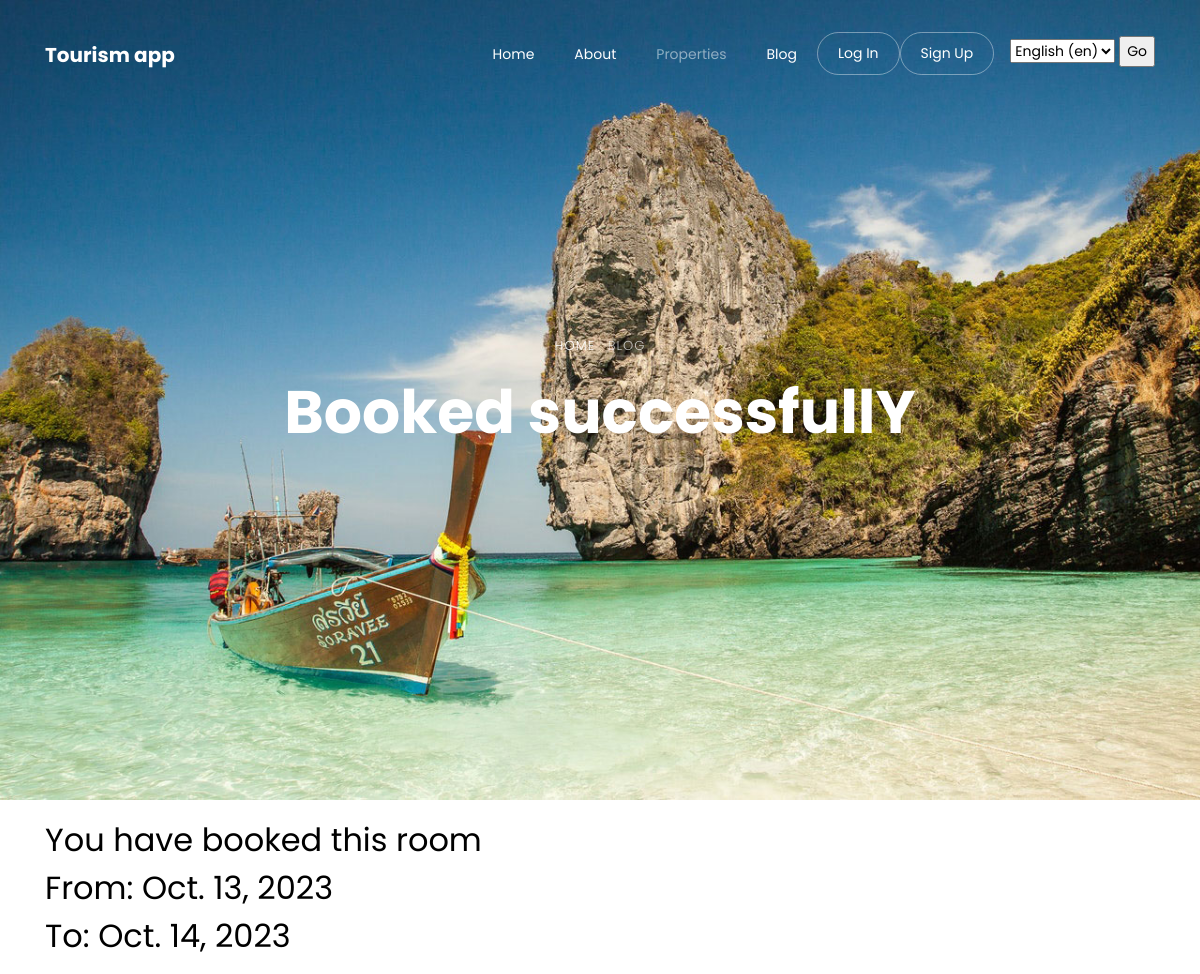
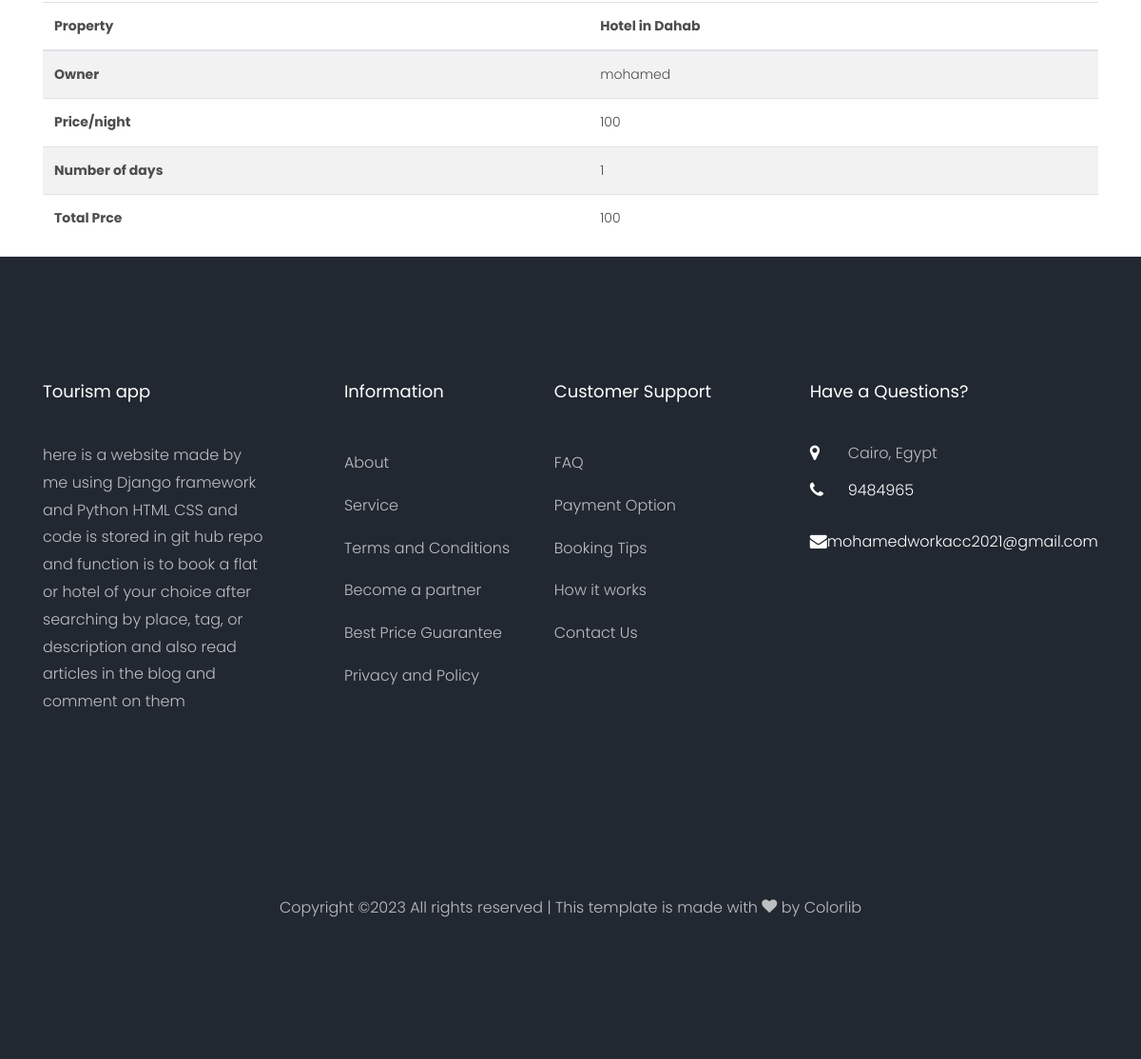
The app's page /property/7/booked with its own data (2 pictures, top to bottom).
### settings/models.py (models this page shows, shortened)
class Settings(models.Model):
    site_name = models.CharField(max_length=50)
    logo = models.ImageField(upload_to='settings/')
    phone_number = models.CharField (max_length=20)
    email = models.EmailField(max_length=254)
    description = models.TextField(max_length=300)
    fb_link = models.URLField(max_length=200)
    in_link = models.URLField(max_length=200)
    tw_link = models.URLField(max_length=200)
    address = models.CharField(max_length=200,default="Cairo, Egypt")

### property/models.py (models this page shows, shortened)
class PropertyBook(models.Model):
    user = models.ForeignKey(User,related_name='book_owner',on_delete=models.CASCADE)
    property = models.ForeignKey(Property,related_name='book_property',on_delete=models.CASCADE)
    date_from = models.DateField(default=timezone.now)
    date_to = models.DateField(default=timezone.now)
    children = models.IntegerField(choices=count1,default=0)
    guest = models.IntegerField(choices=count2)

class Property(models.Model):
   owner = models.ForeignKey(User, related_name="property_owner", on_delete=models.CASCADE)
   name = models.CharField(max_length=100)
   image = models.ImageField(upload_to='property/')
   price = models.IntegerField(default=0)
   description = models.TextField(max_length=10000)
   place = models.ForeignKey('Place', related_name='property_place',on_delete=models.CASCADE)
   category = models.ForeignKey('Category', related_name='property_category',on_delete=models.CASCADE)
   created_at = models.DateTimeField(default=timezone.now)
   slug = models.SlugField(null=True, blank=True)

### property/views.py (the view)
# urls.py: path('<int:pk>/booked', successful_booking, name='property_booked'),
def successful_booking(request, pk):
    booking_instance = get_object_or_404(PropertyBook, id=pk)
    date_to = booking_instance.date_to
    date_from = booking_instance.date_from
    name = booking_instance.property.name
    price = booking_instance.property.price
    place = booking_instance.property.place.name
    owner = booking_instance.property.owner
    number_of_days = date_to - date_from
    number_of_days_seconds = number_of_days.total_seconds()
    number_of_days_in_integers = int(number_of_days_seconds // (24 * 60 * 60))
    total_price = number_of_days_in_integers * price
    context ={
        'date_to':date_to,
        'date_from':date_from,
        'place':place,
        'owner':owner,
        'name':name,
        'price':price,
        'nights':number_of_days_in_integers,
        'total_price':total_price
    }
    return render(request, 'property/property_booked.html', context)

### property/templates/property/property_booked.html (shortened to what this page needs)
{% extends "base.html" %}
{% load static %}
{% block body %}
<div class="hero-wrap js-fullheight" style="background-image: url({% static 'images/bg_4.jpg' %});">
  <div class="container ">
      <div class="row no-gutters slider-text js-fullheight align-items-center justify-content-center"
          data-scrollax-parent="true">
          <div class="col-md-9 ftco-animate text-center" data-scrollax=" properties: { translateY: '70%' }">
              <p class="breadcrumbs" data-scrollax="properties: { translateY: '30%', opacity: 1.6 }"><span
                      class="mr-2"><a href="index.html">Home</a></span> <span>Blog</span></p>
              <h1 class="mb-3 bread" data-scrollax="properties: { translateY: '30%', opacity: 1.6 }">Booked successfullY</h1>
          </div>
      </div>
  </div>
</div>
<div class = "mt-3 container">
  <h2>You have booked this room <br>From: {{date_from}}   <br> To: {{date_to}} </h2>
  <div class = "mt-3">
     <table class="table table-striped">
     <thead>
      <tr>
        <th scope="col">Property</th>
        <th scope="col">{{name}}</th>
      </tr>
     </thead>
     <tbody>
      <tr>
        <th scope="row">Owner</th>
        <td>{{owner}}</td>
      </tr>
      <tr>
        <th scope="row">Price/night</th>
        <td>{{price}}</td>
      </tr>
      <tr>
        <th scope="row">Number of days</th>
        <td>{{nights}}</td>
      </tr>
      <tr>
        <th scope="row">Total Prce</th>
        <td>{{total_price}}</td>
      </tr>
     </tbody>
       </table>
    </div>
</div>
{% endblock body %}

### templates/base.html (shortened to what this page needs)
{% load static %}
{% load i18n %}
<!DOCTYPE html>
<html lang="en">
  <head>
    <link rel="stylesheet" href="{% static 'css/open-iconic-bootstrap.min.css' %}">
    <link rel="stylesheet" href="{% static 'css/animate.css' %}">
    <link rel="stylesheet" href="{% static 'css/owl.carousel.min.css' %}">
    <link rel="stylesheet" href="{% static 'css/owl.theme.default.min.css' %}">
    <link rel="stylesheet" href="{% static 'css/magnific-popup.css' %}">
    <link rel="stylesheet" href="{% static 'css/aos.css' %}">
    <link rel="stylesheet" href="{% static 'css/ionicons.min.css' %}">
    <link rel="stylesheet" href="{% static 'css/bootstrap-datepicker.css' %}">
    <link rel="stylesheet" href="{% static 'css/jquery.timepicker.css' %}">
    <link rel="stylesheet" href="{% static 'css/flaticon.css' %}">
    <link rel="stylesheet" href="{% static 'css/icomoon.css' %}">
    <link rel="stylesheet" href="{% static 'css/style.css' %}">
  </head>
  <body>
  <nav class="navbar navbar-expand-lg navbar-dark ftco_navbar bg-dark ftco-navbar-light" id="ftco-navbar">
    <div class="container">
      <a class="navbar-brand" href="/">{{myfooter.site_name}}</a>
      <div class="collapse navbar-collapse" id="ftco-nav">
        <ul class="navbar-nav ml-auto">
          <li class="nav-item"><a href="/" class="nav-link">{% translate "Home" %}</a></li>
          <li class="nav-item"><a href="{% url 'about:about'%}" class="nav-link">{% translate "About" %}</a></li>
          <li class="nav-item active"><a href="{% url 'property:property_list'%}" class="nav-link">{% translate "Properties" %}</a></li>
          <li class="nav-item"><a href="{% url 'blog:post_list'%}" class="nav-link">{% translate "Blog" %}</a></li>
          {% if request.user.is_authenticated %}
          <li class="nav-item cta"><a href="{% url 'accounts:logout' %}" class="nav-link"><span>{% translate "Log Out" %}</span></a></li>
          <li class="nav-item cta"><a href="{% url 'accounts:profile' %}" class="nav-link"><span>{% translate "Profile" %}</span></a></li>
      {% else %}
          <li class="nav-item cta"><a href="{% url 'accounts:login' %}" class="nav-link"><span>{% translate "Log In" %}</span></a></li>
          <li class="nav-item cta"><a href="{% url 'accounts:register' %}" class="nav-link"><span>{% translate "Sign Up" %}</span></a></li>
      {% endif %}
      <div class="ml-3 mt-2">
      <form action="{% url 'set_language' %}" method="post">{% csrf_token %}
        <select name="language">
            {% get_current_language as LANGUAGE_CODE %}
            {% get_available_languages as LANGUAGES %}
            {% get_language_info_list for LANGUAGES as languages %}
            {% for language in languages %}
                <option value="{{ language.code }}"{% if language.code == LANGUAGE_CODE %} selected{% endif %}>
                    {{ language.name_local }} ({{ language.code }})
                </option>
            {% endfor %}
        </select>
        <input type="submit" value="Go">
    </form>
  </div>
        </ul>
      </div>
    </div>
  </nav>
    {% block body %}
    {% endblock body %}
    <footer class="ftco-footer ftco-bg-dark ftco-section">
      <div class="container">
        <div class="row mb-5">
          <div class="col-md">
            <div class="ftco-footer-widget mb-4">
              <h2 class="ftco-heading-2">{{myfooter.site_name}}</h2>
              <p>{{myfooter.description}}</p>
              <ul class="ftco-footer-social list-unstyled float-md-left float-lft mt-5">
              </ul>
            </div>
          </div>
          <div class="col-md">
            <div class="ftco-footer-widget mb-4 ml-md-5">
              <h2 class="ftco-heading-2">Information</h2>
              <ul class="list-unstyled">
                <li><a href="#" class="py-2 d-block">About</a></li>
                <li><a href="#" class="py-2 d-block">Service</a></li>
                <li><a href="#" class="py-2 d-block">Terms and Conditions</a></li>
                <li><a href="#" class="py-2 d-block">Become a partner</a></li>
                <li><a href="#" class="py-2 d-block">Best Price Guarantee</a></li>
                <li><a href="#" class="py-2 d-block">Privacy and Policy</a></li>
              </ul>
            </div>
          </div>
          <div class="col-md">
             <div class="ftco-footer-widget mb-4">
              <h2 class="ftco-heading-2">Customer Support</h2>
              <ul class="list-unstyled">
                <li><a href="#" class="py-2 d-block">FAQ</a></li>
                <li><a href="#" class="py-2 d-block">Payment Option</a></li>
                <li><a href="#" class="py-2 d-block">Booking Tips</a></li>
                <li><a href="#" class="py-2 d-block">How it works</a></li>
                <li><a href="#" class="py-2 d-block">Contact Us</a></li>
              </ul>
            </div>
          </div>
          <div class="col-md">
            <div class="ftco-footer-widget mb-4">
            	<h2 class="ftco-heading-2">Have a Questions?</h2>
            	<div class="block-23 mb-3">
	              <ul>
	                <li><span class="icon icon-map-marker"></span><span class="text">{{ myfooter.address }}</span></li>
	                <li><a href="#"><span class="icon icon-phone"></span><span class="text">{{myfooter.phone_number}}</span></a></li>
	                <li><a href="#"><span class="icon icon-envelope"></span><span class="text">{{myfooter.email}}</span></a></li>
	              </ul>
	            </div>
            </div>
          </div>
        </div>
        <div class="row">
          <div class="col-md-12 text-center">
            <p>
  Copyright &copy;<script>document.write(new Date().getFullYear());</script> All rights reserved | This template is made with <i class="icon-heart" aria-hidden="true"></i> by <a href="https://colorlib.com" target="_blank">Colorlib</a>
  </p>
          </div>
        </div>
      </div>
    </footer>
  </body>
</html>

### static/css/icomoon.css (style rules this page uses)
[class^="icon-"], [class*=" icon-"] { font-family: 'icomoon' !important; speak: none; font-style: normal; font-weight: normal; font-variant: normal; text-transform: none; line-height: 1; -webkit-font-smoothing: antialiased; -moz-osx-font-smoothing: grayscale; }
.icon-heart:before { content: "\f004"; }
.icon-map-marker:before { content: "\f041"; }
.icon-phone:before { content: "\f095"; }
.icon-envelope:before { content: "\f0e0"; }

### records on screen
Settings: site_name "Tourism app", description "here is a website made by me using Django framework and Python HTML CSS and code is stored in git hub repo and function is to book a flat or hotel of your choice after searching by place, tag, or description and also read articles in the blog and comment on them", address "Cairo, Egypt", phone_number "9484965", email "mohamedworkacc2021@gmail.com"
PropertyBook: date_from "Oct. 13, 2023", date_to "Oct. 14, 2023"
Property: name "Hotel in Dahab"

### other values on screen
{{ owner }} "mohamed"
{{ price }} "100"
{{ nights }} "1"
{{ total_price }} "100"
form field language "English (en)"
